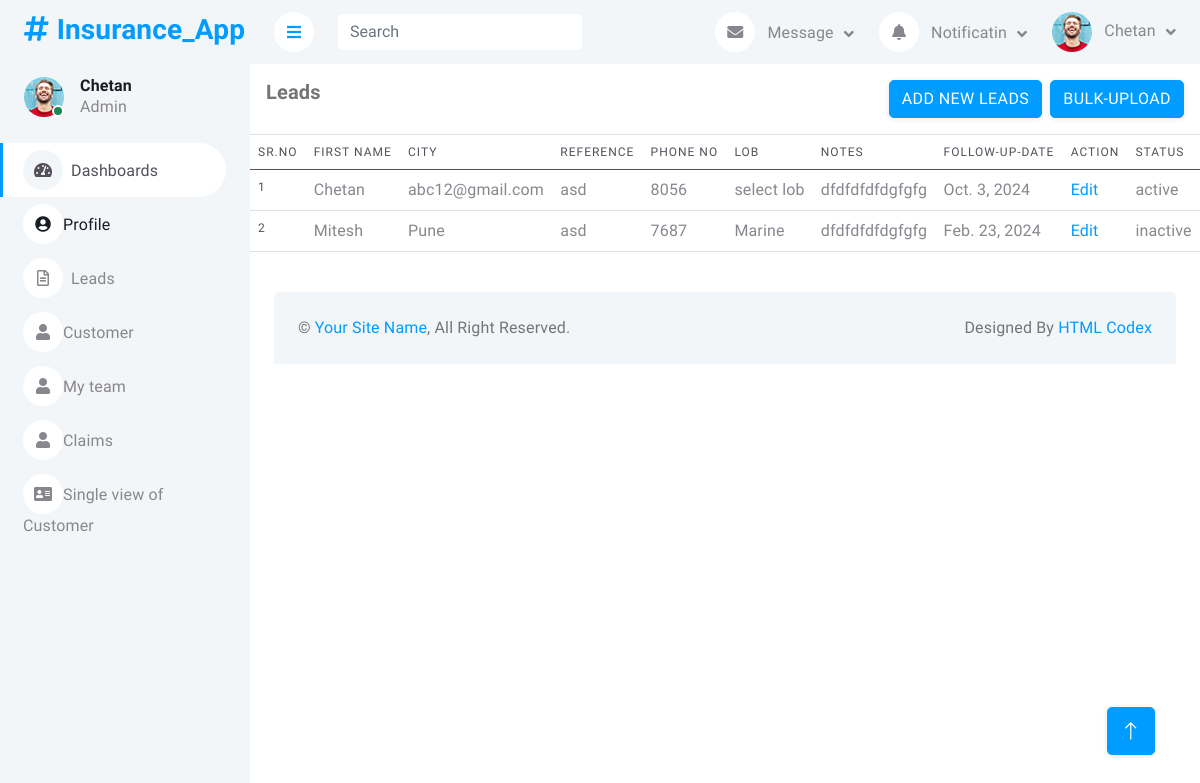
/leads/ (signed in), run on the app's committed database.
### InsurancePolicy/models.py (models this page shows, shortened)
class Lead(models.Model):
    FirstName=models.CharField(max_length=50)
    LastName=models.CharField(max_length=50)
    Phone_No=models.IntegerField()
    City=models.CharField(max_length=50)
    Reference=models.CharField(max_length=50)
    LOB=models.CharField(default='Engineering',max_length=50)
    Follow_up_date=models.DateField(default=date.today())
    Notes=models.CharField(max_length=1000)
    STATUS_CHOICES = (
        ("active", 'active'),
        ("inactive", 'inactive'),
    )
    Lead_Status=models.CharField(max_length=50,choices=STATUS_CHOICES, default="active")

### InsurancePolicy/views.py (the view)
# urls.py: path('leads/',views.leads,name='leads'),
def leads(request):
    leads=Lead.objects.all()
    return render(request,'leads.html',{'leads':leads})

### templates/leads.html
{% extends "base.html" %}
{% block mainsection %}
{% load static %}
<div class="col-12">
    <div class="border-bottom card-body">
        <div class="d-flex align-itms-center">
            <h5 class="mb-0 card-title flex-grow-1">Leads</h6>
                <div class="flex-shrink-0">
                    <a class='btn btn-primary me-1' href="/add-leads">Add new Leads</a>
                    <button type='button' class='btn btn-primary'>Bulk-upload</button>
                </div>
        </div>
    </div>
    <div class="table-responsive">
        <table class="table">
            <thead>
                <tr>
                    <th scope="col">Sr.No</th>
                    <th scope="col">First Name</th>
                    <th scope="col">City</th>
                    <th scope="col">Reference</th>
                    <th scope="col">Phone No</th>
                    <th scope="col"> LOB</th>
                    <th scope="col">Notes</th>
                    <th scope="col">Follow-up-Date</th>
                    <th scope="col">Action</th>
                    <th scope="col">Status</th>
                </tr>
            </thead>
            <tbody>
                {% for lead in leads %}
                <tr>
                    <th scope="row">{{forloop.counter}}</th>
                    <td>{{lead.FirstName}}</td>
                    <td>{{lead.City}}</td>
                    <td>{{lead.Reference}}</td>
                    <td>{{lead.Phone_No}}</td>
                    <td>{{lead.LOB}}</td>
                    <td>{{lead.Notes}}</td>
                    <td>{{lead.Follow_up_date}}</td>
                    <td><a href="/edit-leads/{{lead.id}}">Edit</a></td>
                    <td>{{lead.Lead_Status}}</td>
                </tr>
                {% endfor %}
            </tbody>
        </table>
    </div>
</div>
{% endblock mainsection %}

### templates/base.html (shortened to what this page needs)
{% load static %}
<!DOCTYPE html>
<html lang="en">
<head>
    <link href="https://cdnjs.cloudflare.com/ajax/libs/font-awesome/5.10.0/css/all.min.css" rel="stylesheet">
    <link href="https://cdn.jsdelivr.net/npm/bootstrap-icons@1.4.1/font/bootstrap-icons.css" rel="stylesheet">
    <link href="{% static 'lib/owlcarousel/assets/owl.carousel.min.css' %}" rel="stylesheet">
    <link href="{% static 'lib/tempusdominus/css/tempusdominus-bootstrap-4.min.css' %}" rel="stylesheet" />
    <link href="{% static 'css/bootstrap.min.css' %}" rel="stylesheet">
    <link href="{% static 'css/style.css'%}" rel="stylesheet">
    <link href="{% static 'css/core.css'%}" rel="stylesheet">
    <link href="{% static 'css/demo.css'%}" rel="stylesheet">
    <link href="{% static 'css/perfect-scrollbar.css'%}" rel="stylesheet">
    <link href="{% static 'css/theme-default.css'%}" rel="stylesheet">
    <link href="{% static 'css/bootstrap.min.css'%}" rel="stylesheet">
</head>
<body>
    <div class="container-fluid position-relative bg-white d-flex p-0">
        <div class="sidebar pe-4 pb-3">
            <nav class="navbar bg-light navbar-light">
                <a href="/" class="navbar-brand mx-4 mb-3">
                    <h3 class="text-primary"><i class="fa fa-hashtag me-2"></i>Insurance_App</h3>
                </a>
                <div class="d-flex align-items-center ms-4 mb-4">
                    <div class="position-relative">
                        <img class="rounded-circle" src="{% static 'img/user.jpg' %}" alt="" style="width: 40px; height: 40px;">
                        <div class="bg-success rounded-circle border border-2 border-white position-absolute end-0 bottom-0 p-1"></div>
                    </div>
                    <div class="ms-3">
                        <h6 class="mb-0">{{user.first_name}}</h6>
                        <span>Admin</span>
                    </div>
                </div>
                <div class="navbar-nav w-100">
                    <a href="/" class="nav-item nav-link active"><i class="fa fa-tachometer-alt me-2"></i>Dashboards</a>
                    <div><a href="/profile" class="nav-item nav-link"><i class="fa fa-user-circle"></i>Profile</a></div>
                    <a href="/leads" class="nav-item nav-link"><i class="far fa-file-alt me-2"></i>Leads</a>
                    <a href="/customer" class="nav-item nav-link"><i class="fa fa-user"></i>Customer</a>
                    <a href="/team" class="nav-item nav-link"><i class="fa fa-user"></i>My team</a>
                    <a href="/claims" class="nav-item nav-link"><i class="fa fa-user"></i>Claims</a>
                    <a href="/single-view" class="nav-item nav-link"><i class="fa fa-address-card"></i>Single view of Customer</a>
                </div>
            </nav>
        </div>
        <div class="content">
            <nav class="navbar navbar-expand bg-light navbar-light sticky-top px-4 py-0">
                <a href="#" class="sidebar-toggler flex-shrink-0">
                    <i class="fa fa-bars"></i>
                </a>
                <form class="d-none d-md-flex ms-4">
                    <input class="form-control border-0" type="search" placeholder="Search">
                </form>
                <div class="navbar-nav align-items-center ms-auto">
                    <div class="nav-item dropdown">
                        <a href="#" class="nav-link dropdown-toggle" data-bs-toggle="dropdown">
                            <i class="fa fa-envelope me-lg-2"></i>
                            <span class="d-none d-lg-inline-flex">Message</span>
                        </a>
                    </div>
                    <div class="nav-item dropdown">
                        <a href="#" class="nav-link dropdown-toggle" data-bs-toggle="dropdown">
                            <i class="fa fa-bell me-lg-2"></i>
                            <span class="d-none d-lg-inline-flex">Notificatin</span>
                        </a>
                    </div>
                    <div class="nav-item dropdown">
                        <a href="#" class="nav-link dropdown-toggle" data-bs-toggle="dropdown">
                            <img class="rounded-circle me-lg-2" src="{% static 'img/user.jpg' %}" alt="" style="width: 40px; height: 40px;">
                            <span class="d-none d-lg-inline-flex">{{user.first_name }}</span>
                        </a>
                    </div>
                </div>
            </nav>
            {% block mainsection %}{% endblock mainsection %}
             <div class="container-fluid pt-4 px-4">
                <div class="bg-light rounded-top p-4">
                    <div class="row">
                        <div class="col-12 col-sm-6 text-center text-sm-start">
                            &copy; <a href="#">Your Site Name</a>, All Right Reserved.
                        </div>
                        <div class="col-12 col-sm-6 text-center text-sm-end">
                            Designed By <a href="https://htmlcodex.com">HTML Codex</a>
                        </div>
                    </div>
                </div>
            </div>
        </div>
        <a href="#" class="btn btn-lg btn-primary btn-lg-square back-to-top"><i class="bi bi-arrow-up"></i></a>
    </div>
</body>
</html>

### static/css/style.css (style rules this page uses)
:root { --primary: #009CFF; --light: #F3F6F9; --dark: #191C24; }
.back-to-top { position: fixed; display: none; right: 45px; bottom: 45px; z-index: 99; }
.btn { transition: .5s; }
.btn.btn-primary { color: #FFFFFF; }
.btn-lg-square { width: 48px; height: 48px; }
.btn-square, .btn-sm-square, .btn-lg-square { padding: 0; display: inline-flex; align-items: center; justify-content: center; font-weight: normal; border-radius: 50px; }
.sidebar { position: fixed; top: 0; left: 0; bottom: 0; width: 250px; height: 100vh; overflow-y: auto; background: var(--light); transition: 0.5s; z-index: 999; }
.content { margin-left: 250px; min-height: 100vh; background: #FFFFFF; transition: 0.5s; }
@media (min-width: 992px) { .sidebar { margin-left: 0; } }
@media (min-width: 992px) { .content { width: calc(100% - 250px); } }
.sidebar .navbar .navbar-nav .nav-link { padding: 7px 20px; color: var(--dark); font-weight: 500; border-left: 3px solid var(--light); border-radius: 0 30px 30px 0; outline: none; }
.sidebar .navbar .navbar-nav .nav-link:hover, .sidebar .navbar .navbar-nav .nav-link.active { color: var(--primary); background: #FFFFFF; border-color: var(--primary); }
.sidebar .navbar .navbar-nav .nav-link i { width: 40px; height: 40px; display: inline-flex; align-items: center; justify-content: center; background: #FFFFFF; border-radius: 40px; }
.sidebar .navbar .navbar-nav .nav-link:hover i, .sidebar .navbar .navbar-nav .nav-link.active i { background: var(--light); }
.content .navbar .navbar-nav .nav-link { margin-left: 25px; padding: 12px 0; color: var(--dark); outline: none; }
.content .navbar .sidebar-toggler, .content .navbar .navbar-nav .nav-link i { width: 40px; height: 40px; display: inline-flex; align-items: center; justify-content: center; background: #FFFFFF; border-radius: 40px; }
.content .navbar .dropdown-toggle::after { margin-left: 6px; vertical-align: middle; border: none; content: "\f107"; font-family: "Font Awesome 5 Free"; font-weight: 900; transition: .5s; }

### assets/css/theme-default.css (style rules this page uses)
body { background: #f4f5fa; }
.text-primary { color: #9055fd !important; }
.btn-primary { color: #fff; background-color: #9055fd; border-color: #9055fd; }
a { color: #9055fd; }

### data on the page
Lead: FirstName "Chetan", City "abc12@gmail.com", Reference "asd", Phone_No "8056", LOB "select lob", Notes "dfdfdfdfdgfgfg", Follow_up_date "Oct. 3, 2024", Lead_Status "active"
Lead: FirstName "Mitesh", City "Pune", Reference "asd", Phone_No "7687", LOB "Marine", Notes "dfdfdfdfdgfgfg", Follow_up_date "Feb. 23, 2024", Lead_Status "inactive"

### other printed values
{{ user.first_name }} "Chetan"
